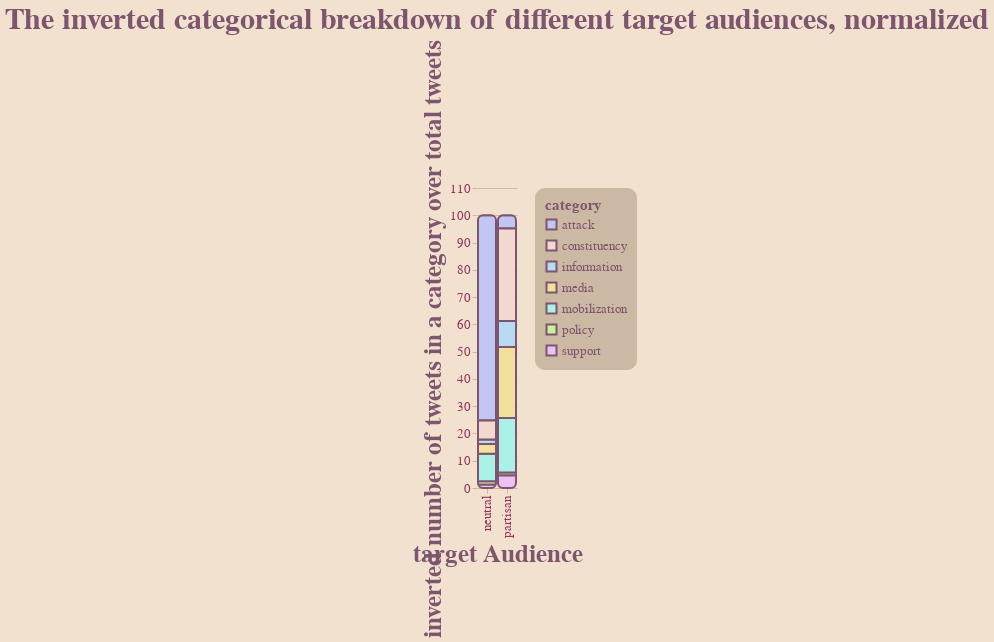

The notebook cell this image was saved under:
### Markdown cell above
---
### **GRAPH 4**
---

Finally, it was time to Frankenstein the last two iterations together, so I had the inverted number of tweets of a certain category, in a certain target audience as a percentage out of the sum of all the inverted numbers of tweets in these categories.**PERFECT**

**secretive:** check ✅

**misleading and overly long titles:** check ✅

**making the wrong assumptions easy and intuitive to assume:** check ✅

**difficult to get the actual data from the graph:** CHECK! ✅✅✅✅


This graph perfectly combines all the terrible practices of rendering data into one, horrible, impossibly challenging data visualization.

### Code cell
equal_misleading = chart.mark_bar().encode (
    alt.X( "bias-trun", title="target Audience"  ),
    alt.Y( "invert-perc", title="inverted number of tweets in a category over total tweets"),
    alt.Color( "category" )
).properties(
    title="The inverted categorical breakdown of different target audiences, normalized"
)

apply_all(equal_misleading, prim_pallet)

### Figure 1 — Vega-Lite specification as saved in the notebook (floating-point values rounded to 4 significant figures)
{"config": {"view": {"continuousWidth": 400, "continuousHeight": 300, "strokeWidth": 0}, "axis": {"domainColor": "#FFFFFF00", "gridColor": "#CCB9A3", "labelColor": "#94345C", "labelFontSize": 13, "tickColor": "#CCB9A3", "titleColor": "#7D556E", "titleFontSize": 25}, "background": "#F2E1CE", "bar": {"cornerRadius": 5}, "font": "DINCondensed-Bold", "legend": {"cornerRadius": 10, "fillColor": "#CCB9A3", "labelColor": "#7D556E", "labelFontSize": 13, "padding": 10, "titleColor": "#7D556E", "titleFontSize": 15}, "mark": {"cornerRadius": 5, "stroke": "#7D556E", "strokeWidth": 2}, "range": {"category": ["#C2C6F2", "#F2D8CE", "#B6DBF2", "#F2E09D", "#AAF2E7", "#C8F29D", "#EDC1F3"], "heatmap": ["#C2C6F2", "#F2D8CE", "#B6DBF2", "#F2E09D", "#AAF2E7", "#C8F29D", "#EDC1F3"]}, "title": {"color": "#7D556E", "fontSize": 30}}, "data": {"name": "data-b18f56463b49e574ace535444f5bfcab"}, "mark": "bar", "encoding": {"color": {"field": "category", "type": "nominal"}, "x": {"field": "bias-trun", "title": "target Audience", "type": "nominal"}, "y": {"field": "invert-perc", "title": "inverted number of tweets in a category over total tweets", "type": "quantitative"}}, "title": "The inverted categorical breakdown of different target audiences, normalized", "$schema": "https://vega.github.io/schema/vega-lite/v4.17.0.json", "datasets": {"data-b18f56463b49e574ace535444f5bfcab": [{"bias-trun": "partisan", "category": "policy", "value": 706, "perc": 58.35, "invert": 0.001416, "invert-perc": 1.105, "Unnamed: 6": null, "Unnamed: 7": null, "Unnamed: 8": null, "Unnamed: 9": null}, {"bias-trun": "partisan", "category": "attack", "value": 160, "perc": 13.22, "invert": 0.00625, "invert-perc": 4.875, "Unnamed: 6": null, "Unnamed: 7": null, "Unnamed: 8": null, "Unnamed: 9": null}, {"bias-trun": "partisan", "category": "information", "value": 82, "perc": 6.777, "invert": 0.0122, "invert-perc": 9.513, "Unnamed: 6": null, "Unnamed: 7": null, "Unnamed: 8": "total=", "Unnamed: 9": 5000.0}, {"bias-trun": "partisan", "category": "mobilization", "value": 39, "perc": 3.223, "invert": 0.02564, "invert-perc": 20.0, "Unnamed: 6": null, "Unnamed: 7": null, "Unnamed: 8": "partisan total=", "Unnamed: 9": 1210.0}, {"bias-trun": "partisan", "category": "support", "value": 170, "perc": 14.05, "invert": 0.005882, "invert-perc": 4.589, "Unnamed: 6": null, "Unnamed: 7": null, "Unnamed: 8": "neutral total=", "Unnamed: 9": 2499.0}, {"bias-trun": "partisan", "category": "constituency", "value": 23, "perc": 1.901, "invert": 0.04348, "invert-perc": 33.92, "Unnamed: 6": null, "Unnamed: 7": null, "Unnamed: 8": null, "Unnamed: 9": null}, {"bias-trun": "partisan", "category": "media", "value": 30, "perc": 2.479, "invert": 0.03333, "invert-perc": 26.0, "Unnamed: 6": null, "Unnamed: 7": null, "Unnamed: 8": "total-inv", "Unnamed: 9": 0.239}, {"bias-trun": "neutral", "category": "policy", "value": 705, "perc": 28.21, "invert": 0.001418, "invert-perc": 1.281, "Unnamed: 6": null, "Unnamed: 7": null, "Unnamed: 8": "partisan inv", "Unnamed: 9": 0.1282}, {"bias-trun": "neutral", "category": "attack", "value": 12, "perc": 0.4802, "invert": 0.08333, "invert-perc": 75.23, "Unnamed: 6": null, "Unnamed: 7": null, "Unnamed: 8": "neutral inv", "Unnamed: 9": 0.1108}, {"bias-trun": "neutral", "category": "information", "value": 565, "perc": 22.61, "invert": 0.00177, "invert-perc": 1.598, "Unnamed: 6": null, "Unnamed: 7": null, "Unnamed: 8": null, "Unnamed: 9": null}, {"bias-trun": "neutral", "category": "mobilization", "value": 90, "perc": 3.601, "invert": 0.01111, "invert-perc": 10.03, "Unnamed: 6": null, "Unnamed: 7": null, "Unnamed: 8": null, "Unnamed: 9": null}, {"bias-trun": "neutral", "category": "support", "value": 751, "perc": 30.05, "invert": 0.001332, "invert-perc": 1.202, "Unnamed: 6": null, "Unnamed: 7": null, "Unnamed: 8": null, "Unnamed: 9": null}, {"bias-trun": "neutral", "category": "constituency", "value": 129, "perc": 5.162, "invert": 0.007752, "invert-perc": 6.999, "Unnamed: 6": null, "Unnamed: 7": null, "Unnamed: 8": null, "Unnamed: 9": null}, {"bias-trun": "neutral", "category": "media", "value": 247, "perc": 9.884, "invert": 0.004049, "invert-perc": 3.655, "Unnamed: 6": null, "Unnamed: 7": null, "Unnamed: 8": null, "Unnamed: 9": null}]}}
